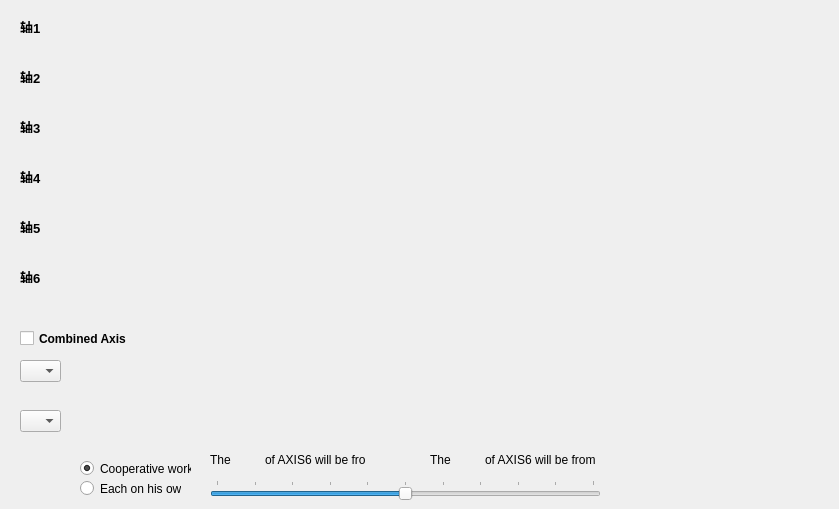
    <widget class="QWidget" name="tab">
     <attribute name="title">
      <string>轴配置</string>
     </attribute>
     <widget class="QLabel" name="label_48">
      <property name="geometry">
       <rect>
        <x>20</x>
        <y>20</y>
        <width>47</width>
        <height>13</height>
       </rect>
      </property>
      <property name="font">
       <font>
        <pointsize>10</pointsize>
        <weight>75</weight>
        <bold>true</bold>
       </font>
      </property>
      <property name="text">
       <string>轴1</string>
      </property>
     </widget>
     <widget class="QLabel" name="label_49">
      <property name="geometry">
       <rect>
        <x>20</x>
        <y>70</y>
        <width>47</width>
        <height>13</height>
       </rect>
      </property>
      <property name="font">
       <font>
        <pointsize>10</pointsize>
        <weight>75</weight>
        <bold>true</bold>
       </font>
      </property>
      <property name="text">
       <string>轴2</string>
      </property>
     </widget>
     <widget class="QLabel" name="label_50">
      <property name="geometry">
       <rect>
        <x>20</x>
        <y>120</y>
        <width>47</width>
        <height>13</height>
       </rect>
      </property>
      <property name="font">
       <font>
        <pointsize>10</pointsize>
        <weight>75</weight>
        <bold>true</bold>
       </font>
      </property>
      <property name="text">
       <string>轴3</string>
      </property>
     </widget>
     <widget class="QLabel" name="label_51">
      <property name="geometry">
       <rect>
        <x>20</x>
        <y>170</y>
        <width>47</width>
        <height>13</height>
       </rect>
      </property>
      <property name="font">
       <font>
        <pointsize>10</pointsize>
        <weight>75</weight>
        <bold>true</bold>
       </font>
      </property>
      <property name="text">
       <string>轴4</string>
      </property>
     </widget>
     <widget class="QLabel" name="label_52">
      <property name="geometry">
       <rect>
        <x>20</x>
        <y>220</y>
        <width>47</width>
        <height>13</height>
       </rect>
      </property>
      <property name="font">
       <font>
        <pointsize>10</pointsize>
        <weight>75</weight>
        <bold>true</bold>
       </font>
      </property>
      <property name="text">
       <string>轴5</string>
      </property>
     </widget>
     <widget class="QLabel" name="label_53">
      <property name="geometry">
       <rect>
        <x>20</x>
        <y>270</y>
        <width>47</width>
        <height>13</height>
       </rect>
      </property>
      <property name="font">
       <font>
        <pointsize>10</pointsize>
        <weight>75</weight>
        <bold>true</bold>
       </font>
      </property>
      <property name="text">
       <string>轴6</string>
      </property>
     </widget>
     <widget class="QCheckBox" name="checkBox_AxisComb">
      <property name="geometry">
       <rect>
        <x>20</x>
        <y>330</y>
        <width>111</width>
        <height>17</height>
       </rect>
      </property>
      <property name="font">
       <font>
        <weight>75</weight>
        <bold>true</bold>
       </font>
      </property>
      <property name="text">
       <string>Combined Axis</string>
      </property>
     </widget>
     <widget class="QComboBox" name="comboBox_AxisCombBegin">
      <property name="geometry">
       <rect>
        <x>20</x>
        <y>360</y>
        <width>41</width>
        <height>22</height>
       </rect>
      </property>
     </widget>
     <widget class="QComboBox" name="comboBox_AxisCombEnd">
      <property name="geometry">
       <rect>
        <x>20</x>
        <y>410</y>
        <width>41</width>
        <height>22</height>
       </rect>
      </property>
     </widget>
     <widget class="QSlider" name="horizontalSliderAxisComb">
      <property name="geometry">
       <rect>
        <x>210</x>
        <y>480</y>
        <width>391</width>
        <height>20</height>
       </rect>
      </property>
      <property name="autoFillBackground">
       <bool>false</bool>
      </property>
      <property name="maximum">
       <number>100</number>
      </property>
      <property name="value">
       <number>50</number>
      </property>
      <property name="orientation">
       <enum>Qt::Horizontal</enum>
      </property>
      <property name="invertedAppearance">
       <bool>false</bool>
      </property>
      <property name="invertedControls">
       <bool>false</bool>
      </property>
      <property name="tickPosition">
       <enum>QSlider::TicksAbove</enum>
      </property>
      <property name="tickInterval">
       <number>10</number>
      </property>
     </widget>
     <widget class="QLabel" name="label_AxisComb1">
      <property name="geometry">
       <rect>
        <x>235</x>
        <y>450</y>
        <width>31</width>
        <height>20</height>
       </rect>
      </property>
      <property name="text">
       <string/>
      </property>
     </widget>
     <widget class="QLabel" name="label_AxisComb2">
      <property name="geometry">
       <rect>
        <x>455</x>
        <y>450</y>
        <width>31</width>
        <height>20</height>
       </rect>
      </property>
      <property name="text">
       <string/>
      </property>
     </widget>
     <widget class="QLabel" name="label_4">
      <property name="geometry">
       <rect>
        <x>210</x>
        <y>450</y>
        <width>21</width>
        <height>20</height>
       </rect>
      </property>
      <property name="text">
       <string>The</string>
      </property>
     </widget>
     <widget class="QLabel" name="label_5">
      <property name="geometry">
       <rect>
        <x>265</x>
        <y>450</y>
        <width>101</width>
        <height>20</height>
       </rect>
      </property>
      <property name="text">
       <string>of AXIS6 will be from</string>
      </property>
     </widget>
     <widget class="QLabel" name="label_6">
      <property name="geometry">
       <rect>
        <x>430</x>
        <y>450</y>
        <width>21</width>
        <height>20</height>
       </rect>
      </property>
      <property name="text">
       <string>The</string>
      </property>
     </widget>
     <widget class="QLabel" name="label_7">
      <property name="geometry">
       <rect>
        <x>485</x>
        <y>450</y>
        <width>111</width>
        <height>20</height>
       </rect>
      </property>
      <property name="text">
       <string>of AXIS6 will be from</string>
      </property>
     </widget>
     <widget class="QLabel" name="label_AxisCombPin1">
      <property name="geometry">
       <rect>
        <x>370</x>
        <y>450</y>
        <width>21</width>
        <height>20</height>
       </rect>
      </property>
      <property name="text">
       <string/>
      </property>
     </widget>
     <widget class="QLabel" name="label_AxisCombPin2">
      <property name="geometry">
       <rect>
        <x>590</x>
        <y>450</y>
        <width>21</width>
        <height>20</height>
       </rect>
      </property>
      <property name="text">
       <string/>
      </property>
     </widget>
     <widget class="QRadioButton" name="radioButtonCoopwoork">
      <property name="geometry">
       <rect>
        <x>80</x>
        <y>460</y>
        <width>111</width>
        <height>17</height>
       </rect>
      </property>
      <property name="text">
       <string>Cooperative work</string>
      </property>
      <property name="checked">
       <bool>true</bool>
      </property>
     </widget>
     <widget class="QRadioButton" name="radioButtonEachonhisown">
      <property name="geometry">
       <rect>
        <x>80</x>
        <y>480</y>
        <width>101</width>
        <height>17</height>
       </rect>
      </property>
      <property name="text">
       <string>Each on his own</string>
      </property>
     </widget>
     <widget class="OSHaxiswca" name="widget_axis1" native="true">
      <property name="geometry">
       <rect>
        <x>80</x>
        <y>10</y>
        <width>750</width>
        <height>43</height>
       </rect>
      </property>
      <property name="mouseTracking">
       <bool>true</bool>
      </property>
     </widget>
     <widget class="OSHaxiswca" name="widget_axis2" native="true">
      <property name="geometry">
       <rect>
        <x>80</x>
        <y>60</y>
        <width>750</width>
        <height>43</height>
       </rect>
      </property>
      <property name="mouseTracking">
       <bool>true</bool>
      </property>
     </widget>
     <widget class="OSHaxiswca" name="widget_axis3" native="true">
      <property name="geometry">
       <rect>
        <x>80</x>
        <y>110</y>
        <width>750</width>
        <height>43</height>
       </rect>
      </property>
      <property name="mouseTracking">
       <bool>true</bool>
      </property>
     </widget>
     <widget class="OSHaxiswca" name="widget_axis4" native="true">
      <property name="geometry">
       <rect>
        <x>80</x>
        <y>160</y>
        <width>750</width>
        <height>43</height>
       </rect>
      </property>
      <property name="mouseTracking">
       <bool>true</bool>
      </property>
     </widget>
     <widget class="OSHaxiswca" name="widget_axis5" native="true">
      <property name="geometry">
       <rect>
        <x>80</x>
        <y>210</y>
        <width>750</width>
        <height>43</height>
       </rect>
      </property>
      <property name="mouseTracking">
       <bool>true</bool>
      </property>
     </widget>
     <widget class="OSHaxiswca" name="widget_axis6" native="true">
      <property name="geometry">
       <rect>
        <x>80</x>
        <y>260</y>
        <width>750</width>
        <height>43</height>
       </rect>
      </property>
      <property name="mouseTracking">
       <bool>true</bool>
      </property>
     </widget>
     <widget class="OSHaxiswca" name="widget_axisComb1" native="true">
      <property name="geometry">
       <rect>
        <x>80</x>
        <y>350</y>
        <width>750</width>
        <height>43</height>
       </rect>
      </property>
      <property name="mouseTracking">
       <bool>true</bool>
      </property>
     </widget>
     <widget class="OSHaxiswca" name="widget_axisComb2" native="true">
      <property name="geometry">
       <rect>
        <x>80</x>
        <y>400</y>
        <width>750</width>
        <height>43</height>
       </rect>
      </property>
      <property name="mouseTracking">
       <bool>true</bool>
      </property>
     </widget>
    </widget>
